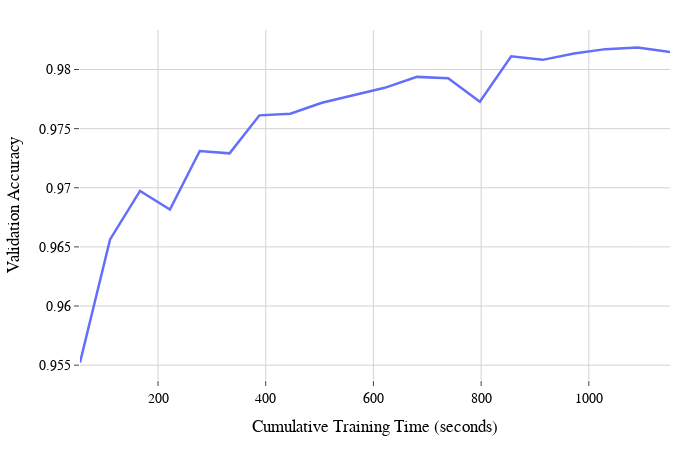
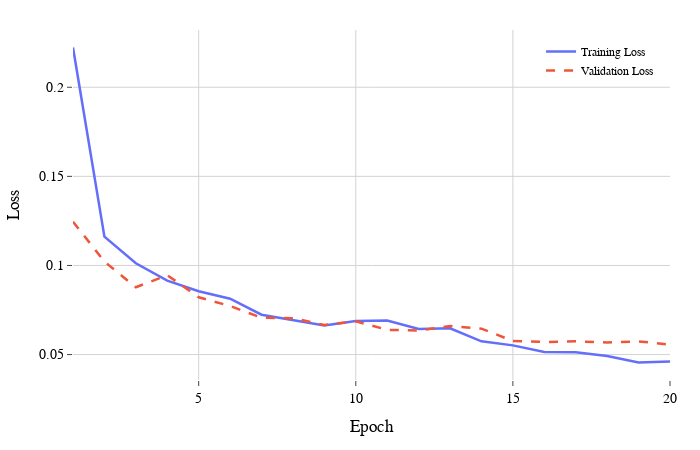

The notebook cell saved with these charts, in order:
### Code cell
plot_training_graphs_journal(r"training_runs\2026-01-12_03-54-20_best model till now testing_Dataset 4 (kaggels\taruntiwarihp\phishing-site-urls)")

### Figure 1 — Plotly figure (JSON) as saved in the notebook; plotly's stock layout.template omitted (floating-point values rounded to 4 significant figures)
{"data": [{"line": {"width": 2.5}, "mode": "lines", "name": "Validation Accuracy", "type": "scatter", "x": [55.07, 110.9, 166.6, 222.0, 277.5, 332.9, 388.3, 445.7, 504.4, 562.2, 620.9, 680.8, 738.8, 797.7, 855.8, 914.2, 972.7, 1031.0, 1091.0, 1151.0], "y": [0.9552, 0.9656, 0.9697, 0.9682, 0.9731, 0.9729, 0.9761, 0.9763, 0.9772, 0.9778, 0.9785, 0.9794, 0.9793, 0.9773, 0.9811, 0.9808, 0.9813, 0.9817, 0.9819, 0.9815]}], "layout": {"font": {"color": "black", "family": "Times New Roman", "size": 14}, "height": 450, "legend": {"bgcolor": "rgba(255,255,255,0.85)", "borderwidth": 0, "font": {"size": 12}, "x": 0.98, "xanchor": "right", "y": 0.98, "yanchor": "top"}, "margin": {"b": 70, "l": 70, "r": 30, "t": 30}, "paper_bgcolor": "white", "plot_bgcolor": "white", "width": 700, "xaxis": {"gridcolor": "lightgray", "showgrid": true, "ticks": "outside", "title": {"text": "Cumulative Training Time (seconds)"}, "zeroline": false}, "yaxis": {"gridcolor": "lightgray", "showgrid": true, "ticks": "outside", "title": {"text": "Validation Accuracy"}, "zeroline": false}}}

### Figure 2 — Plotly figure (JSON) as saved in the notebook; plotly's stock layout.template omitted (floating-point values rounded to 4 significant figures)
{"data": [{"line": {"width": 2.5}, "mode": "lines", "name": "Training Loss", "type": "scatter", "x": [1, 2, 3, 4, 5, 6, 7, 8, 9, 10, 11, 12, 13, 14, 15, 16, 17, 18, 19, 20], "y": [0.2223, 0.1162, 0.1012, 0.09145, 0.08551, 0.08132, 0.07237, 0.06917, 0.06631, 0.06886, 0.06908, 0.06442, 0.06471, 0.05742, 0.05517, 0.05149, 0.05123, 0.04917, 0.04555, 0.04611]}, {"line": {"dash": "dash", "width": 2.5}, "mode": "lines", "name": "Validation Loss", "type": "scatter", "x": [1, 2, 3, 4, 5, 6, 7, 8, 9, 10, 11, 12, 13, 14, 15, 16, 17, 18, 19, 20], "y": [0.1246, 0.1022, 0.08776, 0.09456, 0.08216, 0.07726, 0.07066, 0.07044, 0.06661, 0.06864, 0.06389, 0.06348, 0.06606, 0.06453, 0.05765, 0.05705, 0.05745, 0.05676, 0.05737, 0.05562]}], "layout": {"font": {"color": "black", "family": "Times New Roman", "size": 14}, "height": 450, "legend": {"bgcolor": "rgba(255,255,255,0.85)", "borderwidth": 0, "font": {"size": 12}, "x": 0.98, "xanchor": "right", "y": 0.98, "yanchor": "top"}, "margin": {"b": 70, "l": 70, "r": 30, "t": 30}, "paper_bgcolor": "white", "plot_bgcolor": "white", "width": 700, "xaxis": {"gridcolor": "lightgray", "showgrid": true, "ticks": "outside", "title": {"text": "Epoch"}, "zeroline": false}, "yaxis": {"gridcolor": "lightgray", "showgrid": true, "ticks": "outside", "title": {"text": "Loss"}, "zeroline": false}}}
